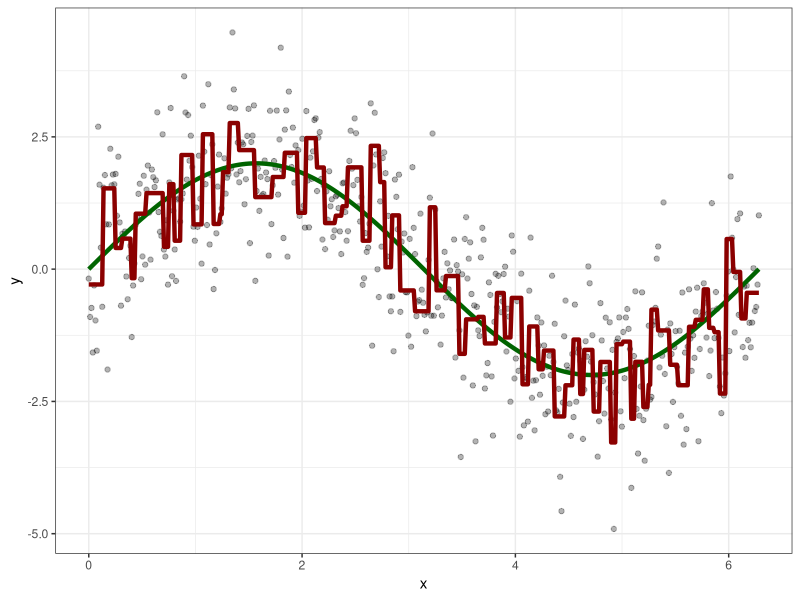
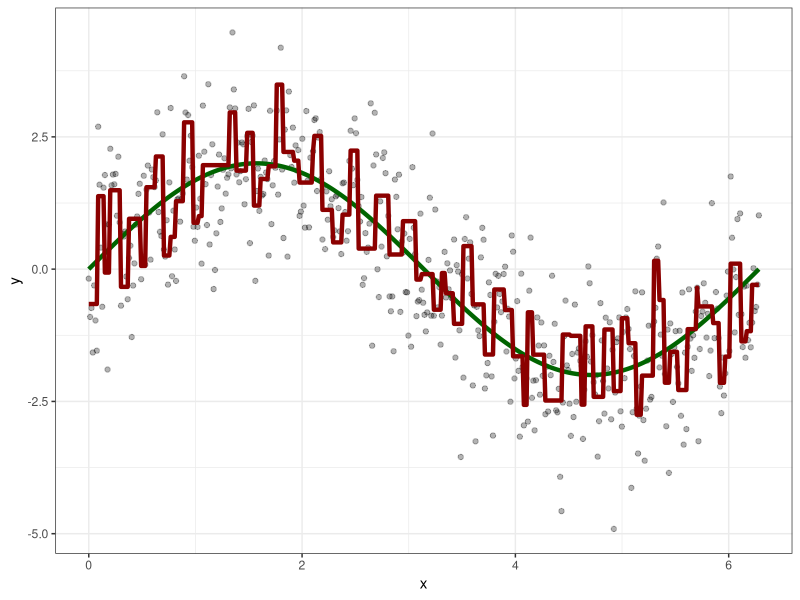
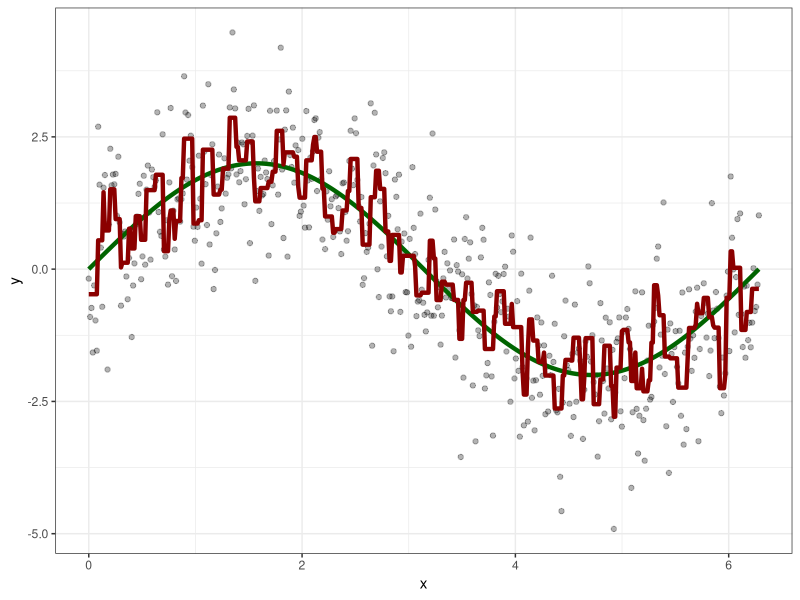
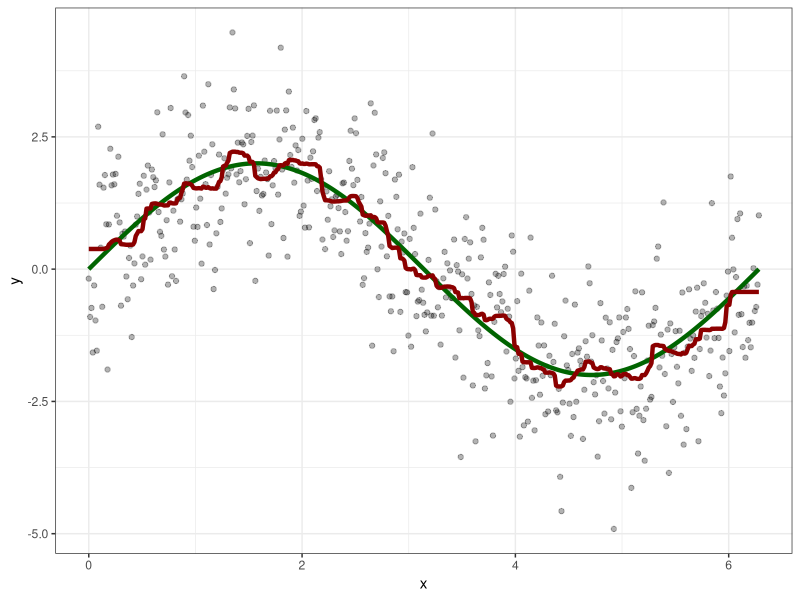
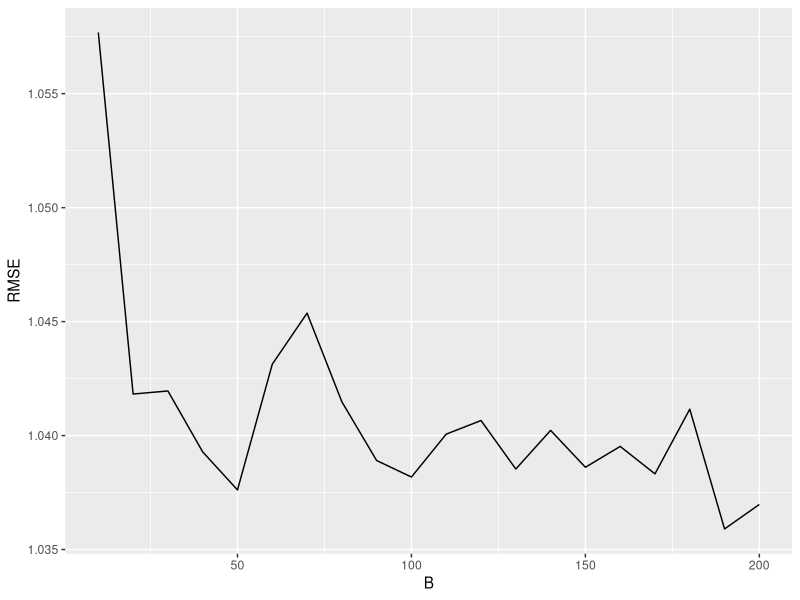

Reproduce these figures in R, in order. (Note: this script raises an error after producing the figures.)
##############################################
#  Bagging introduction
##############################################



## --------------------------------------------------------------------------------------------------------------------------------------------------
library(tidyverse)
set.seed(54321) # reproducibility
dfr <- tibble::tibble(
  x = seq(0, 2 * pi, length.out = 500),
  m = 2 * sin(x),
  y = m + rnorm(length(x), sd = 1))


## --------------------------------------------------------------------------------------------------------------------------------------------------
set.seed(45678) # reproducibility

bsample_1 <- dfr %>% nrow %>% sample(replace = TRUE)
bsample_2 <- dfr %>% nrow %>% sample(replace = TRUE)

dfr_b1 <- dfr %>% dplyr::slice(bsample_1)
dfr_b2 <- dfr %>% dplyr::slice(bsample_2)


## --------------------------------------------------------------------------------------------------------------------------------------------------
dfr_b1 %>% dplyr::arrange(x) %>% head()
dfr_b2 %>% dplyr::arrange(x) %>% head()


## --------------------------------------------------------------------------------------------------------------------------------------------------
library(rpart)
fit_b1 <- rpart(formula = y ~ x,
                data = dfr_b1,
                method = 'anova',
                control = rpart.control(maxdepth = 20,
                                        minsplit = 10,
                                        minbucket = 5,
                                        cp = 0))


## --------------------------------------------------------------------------------------------------------------------------------------------------
plot_pred_reg <- function(dt, preds){
  dt %>% mutate(pred = preds) %>% ggplot(aes(x = x)) +
    geom_point(aes(y = y), alpha = 0.3) +
    geom_line(aes(y = m), colour = 'darkgreen', size = 1.5) +
    geom_line(aes(y = pred), colour = 'darkred', size = 1.5) + theme_bw()
}

plot_pred_reg(dt = dfr, preds = predict(fit_b1, dfr))


## --------------------------------------------------------------------------------------------------------------------------------------------------
fit_b2 <- rpart(formula = y ~ x,
                data = dfr_b2,
                method = 'anova',
                control = rpart.control(maxdepth = 20,
                                        minsplit = 10,
                                        minbucket = 5,
                                        cp = 0))


## --------------------------------------------------------------------------------------------------------------------------------------------------
plot_pred_reg(dt = dfr, preds = predict(fit_b2, dfr))


## --------------------------------------------------------------------------------------------------------------------------------------------------
pred_b1 <- fit_b1 %>% predict(dfr)
pred_b2 <- fit_b2 %>% predict(dfr)

pred <- rowMeans(cbind(pred_b1,
                       pred_b2))


## --------------------------------------------------------------------------------------------------------------------------------------------------
plot_pred_reg(dt = dfr, preds = pred)


## Your Turn!
## --------------------------------------------------------------------------------------------------------------------------------------------------







## --------------------------------------------------------------------------------------------------------------------------------------------------
set.seed(12345)
N <- 100000 ; x <- 1:N
mean(x %in% sample(N, replace = TRUE))


## --------------------------------------------------------------------------------------------------------------------------------------------------
mean(x %in% sample(N, size = 0.75*N, replace = TRUE))


## --------------------------------------------------------------------------------------------------------------------------------------------------
library(ipred)
set.seed(83946) # reproducibility
fit <- ipred::bagging(formula = y ~ x,
                      data = dfr,
                      nbagg = 200,
                      ns = nrow(dfr),
                      coob = TRUE,
                      control = rpart.control(maxdepth = 20,
                                              minsplit = 40,
                                              minbucket = 20,
                                              cp = 0))


## --------------------------------------------------------------------------------------------------------------------------------------------------
pred <- predict(fit, dfr)


## --------------------------------------------------------------------------------------------------------------------------------------------------
plot_pred_reg(dt = dfr, preds = predict(fit, dfr))


## --------------------------------------------------------------------------------------------------------------------------------------------------
set.seed(98765) # reproducibility
nbags <- 10*(1:20)
oob <- rep(0, length(nbags))
for(i in 1:length(nbags)){
  fit <- ipred::bagging(formula = y ~ x,
                        data = dfr,
                        nbagg = nbags[i],
                        ns = nrow(dfr),
                        coob = TRUE,
                        control = rpart.control(maxdepth = 20,
                                                minsplit = 40,
                                                minbucket = 20,
                                                cp = 0))
  oob[i] <- fit$err
}


## --------------------------------------------------------------------------------------------------------------------------------------------------
ggplot(data.frame('B' = nbags, 'RMSE' = oob), aes(x = B, y = RMSE)) + geom_line()


## Your Turn!
## --------------------------------------------------------------------------------------------------------------------------------------------------




set.seed(54321) # reproducibility
dfc <- tibble::tibble(
  x1 = rep(seq(0.1,10,by = 0.1), times = 100),
  x2 = rep(seq(0.1,10,by = 0.1), each = 100),
  y = as.factor(
    pmin(1,
         pmax(0,
              round(
                1*(x1+2*x2<8) + 1*(3*x1+x2>30) + 
                  rnorm(10000,sd = 0.5))
         )
    )
  )
)


plot_pred_class <- function(dt, preds){
  dt %>% mutate(pred = preds) %>% ggplot(aes(x = x1, y = x2)) +
    geom_point(aes(color = pred))
}

# See ?ipred::predict.classbagg for prediction arguments
preds <- predict(fit, dfc, type = 'class', aggregation = 'majority')



